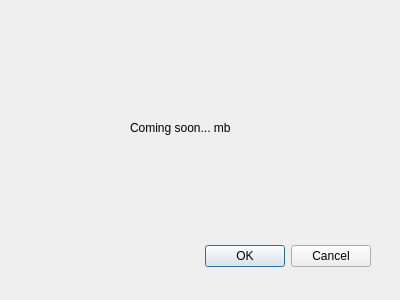
<?xml version="1.0" encoding="UTF-8"?>
<ui version="4.0">
 <class>Dialog</class>
 <widget class="QDialog" name="Dialog">
  <property name="geometry">
   <rect>
    <x>0</x>
    <y>0</y>
    <width>400</width>
    <height>300</height>
   </rect>
  </property>
  <property name="windowTitle">
   <string>Dialog</string>
  </property>
  <widget class="QDialogButtonBox" name="buttonBox">
   <property name="geometry">
    <rect>
     <x>30</x>
     <y>240</y>
     <width>341</width>
     <height>32</height>
    </rect>
   </property>
   <property name="orientation">
    <enum>Qt::Horizontal</enum>
   </property>
   <property name="standardButtons">
    <set>QDialogButtonBox::Cancel|QDialogButtonBox::Ok</set>
   </property>
  </widget>
  <widget class="QLabel" name="label">
   <property name="geometry">
    <rect>
     <x>130</x>
     <y>120</y>
     <width>161</width>
     <height>16</height>
    </rect>
   </property>
   <property name="text">
    <string>Coming soon... mb</string>
   </property>
  </widget>
 </widget>
 <resources/>
 <connections>
  <connection>
   <sender>buttonBox</sender>
   <signal>accepted()</signal>
   <receiver>Dialog</receiver>
   <slot>accept()</slot>
   <hints>
    <hint type="sourcelabel">
     <x>248</x>
     <y>254</y>
    </hint>
    <hint type="destinationlabel">
     <x>157</x>
     <y>274</y>
    </hint>
   </hints>
  </connection>
  <connection>
   <sender>buttonBox</sender>
   <signal>rejected()</signal>
   <receiver>Dialog</receiver>
   <slot>reject()</slot>
   <hints>
    <hint type="sourcelabel">
     <x>316</x>
     <y>260</y>
    </hint>
    <hint type="destinationlabel">
     <x>286</x>
     <y>274</y>
    </hint>
   </hints>
  </connection>
 </connections>
</ui>
